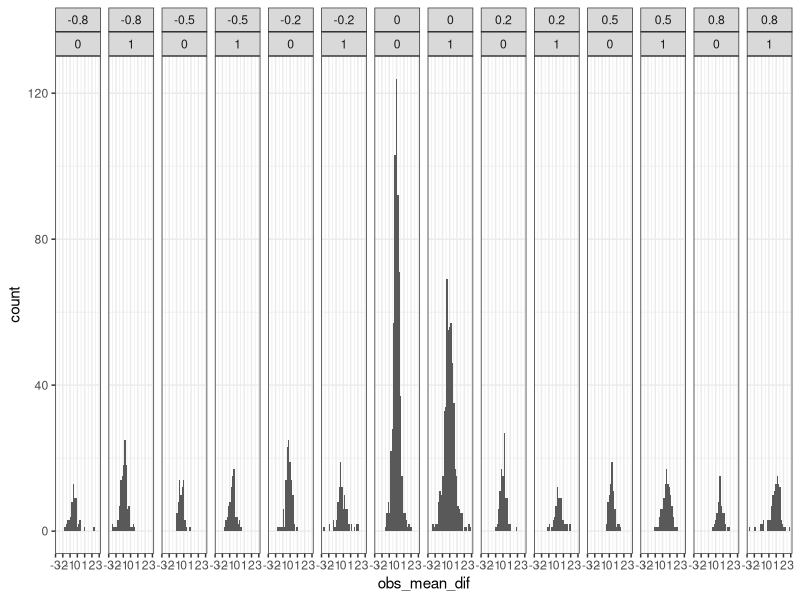
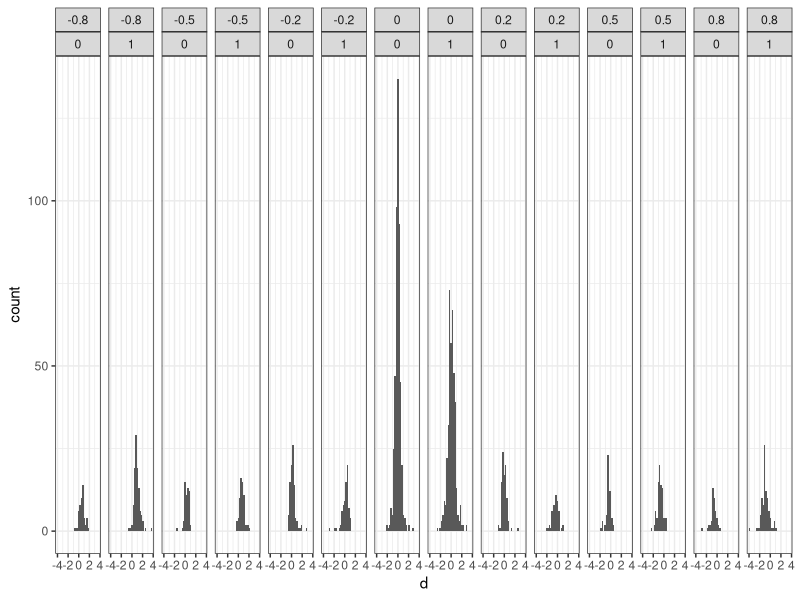

Recreate these plots in R, in order.
library(dplyr)
library(ggplot2)

#organize and clean data

# #Set working directory
# setwd("C:/Users/Daniel/surfdrive/R/shiny_apps/detect_the_effect/data")
# 
# #Read excel files in folder
# files <- list.files(pattern = "\\.csv$")
# 
# #read in all seperate data files into a single list
# #gives warning that can be ignored (last line not empty)
# datalist = lapply(files, function(x) read.table(x, header = F)) 
# 
# #determine max length to fill dataframe
# max_length <- max(unlist(lapply(datalist,length)))
# 
# #fill dataframe
# df_filled <- lapply(datalist,function(x) {
#   ans <- rep(NA,length=max_length);
#   ans[1:length(x)]<- x;
#   return(ans)
#   })
# #combine lists into a dataframe
# all_data <- as.data.frame(do.call(rbind, df_filled))
# 
# #Unlist and turn into dataframe
# all_data <- as.data.frame(apply(all_data,2,as.numeric))
# colnames(all_data)[1:15] <- c("ID", "length", "judgement", "effect_size", "effect_size_direction", "true_mean1", "true_mean2", "obs_mean_1", "obs_mean2", "obs_mean_dif", "df", "tvalue", "pwaardes", "obs_power", "d")
# 
# 
# #Set working directory
# setwd("C:/Users/Daniel/surfdrive/R/shiny_apps/detect_the_effect/data2")
# 
# #Read excel files in folder
# files <- list.files(pattern = "\\.csv$")
# 
# #read in all seperate data files into a single list
# #gives warning that can be ignored (last line not empty)
# datalist = lapply(files, function(x) read.table(x, header = F)) 
# 
# #determine max length to fill dataframe
# max_length <- max(unlist(lapply(datalist,length)))
# 
# #fill dataframe
# df_filled <- lapply(datalist,function(x) {
#   ans <- rep(NA,length=max_length);
#   ans[1:length(x)]<- x;
#   return(ans)
# })
# #combine lists into a dataframe
# all_data_2 <- as.data.frame(do.call(rbind, df_filled))
# 
# #Unlist and turn into dataframe
# all_data_2 <- as.data.frame(apply(all_data_2,2,as.numeric))
# all_data_2 <- all_data_2[seq(2,30,2)]
# colnames(all_data_2)[1:15] <- c("ID", "length", "judgement", "effect_size", "effect_size_direction", "true_mean1", "true_mean2", "obs_mean_1", "obs_mean2", "obs_mean_dif", "df", "tvalue", "pwaardes", "obs_power", "d")
# 
# data_complete <- rbind(all_data[1:15],all_data_2)
# write.table(data_complete, "alldata.csv", sep="\t", row.names=FALSE, col.names=FALSE) 

#Read in data----
all_data <- read.table("alldata.csv") 
colnames(all_data)[1:15] <- c("ID", "length", "judgement", "effect_size", "effect_size_direction", "true_mean1", "true_mean2", "obs_mean_1", "obs_mean2", "obs_mean_dif", "df", "tvalue", "pvalues", "obs_power", "d")

#create variable for correct/incorrect----
#create variable for correct/incorrect
all_data$correct <- ifelse(all_data$judgement == 0 & (all_data$effect_size== 0) | all_data$judgement == 1 & (all_data$effect_size > 0),
                           1,
                           0)

#Plots----

#subset data ((note use of levels to deal with factor))only trials with more than 5 responses
all_data_sub <- all_data[all_data$length > 5, ] 

#plot observed mean difference across conditions
ggplot(all_data_sub,aes(x=obs_mean_dif))+geom_histogram() + 
  facet_grid(~effect_size_direction*judgement) +
  theme_bw()

ggplot(all_data_sub,aes(x=d))+geom_histogram() + 
  facet_grid(~effect_size_direction*judgement) +
  theme_bw()

#mean power
data <- group_by(all_data_sub, effect_size_direction, judgement)

summarize(data, power = mean(obs_power, na.rm = T))
summarize(data, mean_dif = mean(obs_mean_dif, na.rm = T))
summarize(data, d = mean(-d, na.rm = T)) #note -d because d in dataset is calculated in opposite diferection!


#Analyze p-values
data <- group_by(all_data_sub, effect_size_direction, judgement)

summarize(data, pvaluessig = sum(pvalues <= 0.05), pvalues_nonsig = sum(pvalues > 0.05), power = sum(pvalues <= 0.05)/(sum(pvalues > 0.05) + sum(pvalues <= 0.05))*100, mean_dif = mean(obs_mean_dif, na.rm = T))

